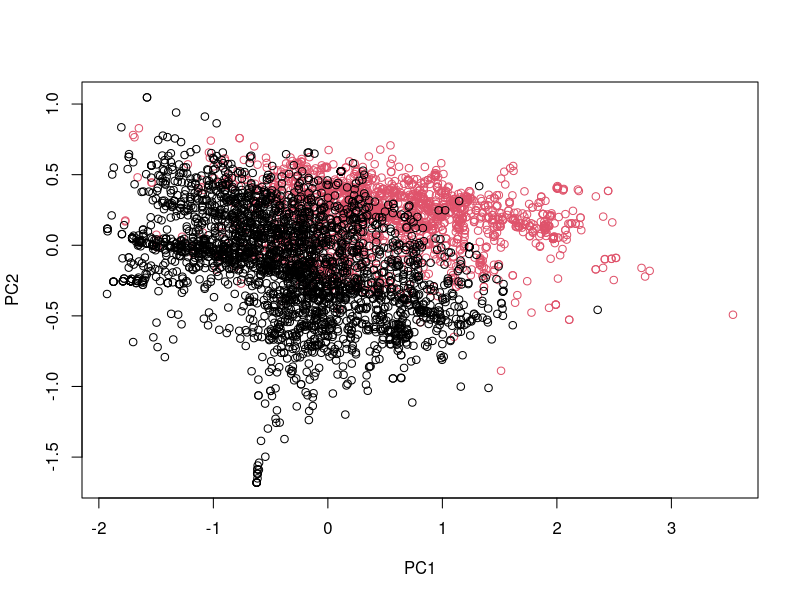
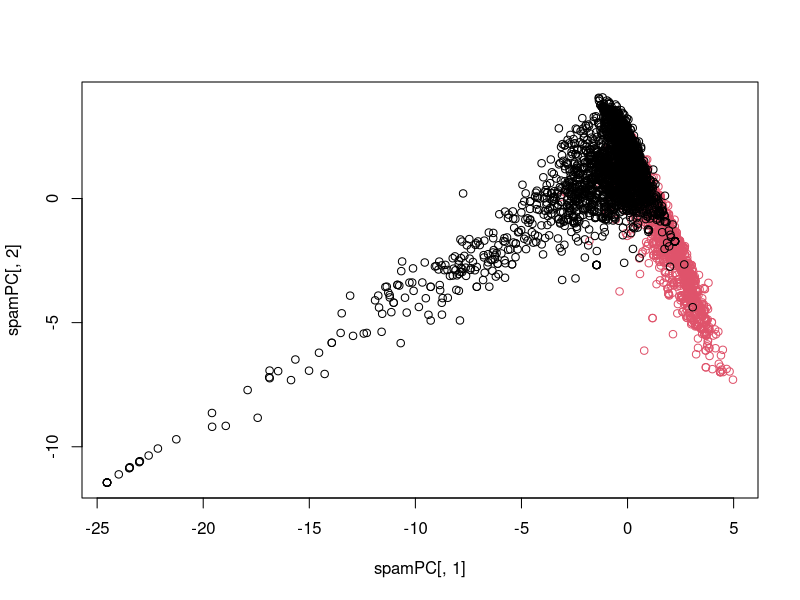

Generate these figures, in order, with R: (Note: this script raises an error after producing the figures.)
library(caret)
library(kernlab)
data(spam)
inTrain <- createDataPartition(y=spam$type,p=0.75,list=FALSE)
training <- spam[inTrain,]
testing <- spam[-inTrain,]

M <- abs(cor(training[,-58]))
diag(M) <- 0
which(M>0.8,arr.ind = T)

smallSpam <-spam[,c(34,32,40)]
prc <- prcomp(smallSpam)

typeColor <- ((spam$type=="spam")*1+1)
prComp <- prcomp(log10(spam[,-58]+1))
plot(prComp$x[,1],prComp$x[,2],
     col=typeColor,xlab="PC1",ylab="PC2")

preProc <- preProcess(log10(spam[,-58]+1),method="pca",pcaComp=2)
spamPC <- predict(preProc,log10(spam[,-58]+1))
plot(spamPC[,1],spamPC[,2],col=typeColor)

preProc <- preProcess(log10(spam[,-58]+1),method="pca",pcaComp=2)
trainPC <- predict(preProc,log10(training[,-58]+1))
modelFit <- train(training$type~.,method="glm",data=trainPC)
testPC <- predict(preProc,log10(testing[,-58]+1))
confusionMatrix(testing$type,predict(modelFit,testPC))
